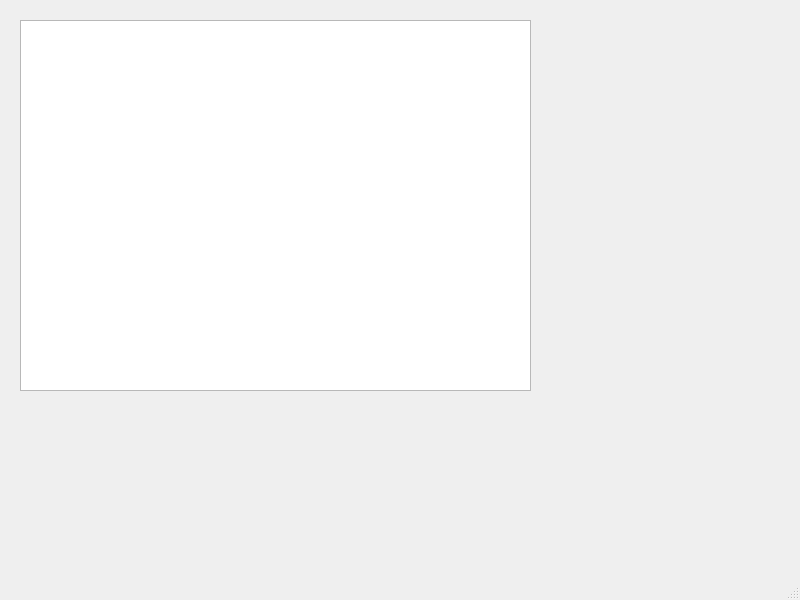
<?xml version="1.0" encoding="UTF-8"?>
<ui version="4.0">
 <class>MainWindow</class>
 <widget class="QMainWindow" name="MainWindow">
  <property name="geometry">
   <rect>
    <x>0</x>
    <y>0</y>
    <width>800</width>
    <height>600</height>
   </rect>
  </property>
  <property name="windowTitle">
   <string>MainWindow</string>
  </property>
  <widget class="QWidget" name="centralwidget">
   <widget class="QGraphicsView" name="visualizador">
    <property name="geometry">
     <rect>
      <x>20</x>
      <y>20</y>
      <width>511</width>
      <height>371</height>
     </rect>
    </property>
   </widget>
  </widget>
  <widget class="QMenuBar" name="menubar">
   <property name="geometry">
    <rect>
     <x>0</x>
     <y>0</y>
     <width>800</width>
     <height>21</height>
    </rect>
   </property>
  </widget>
  <widget class="QStatusBar" name="statusbar"/>
 </widget>
 <resources/>
 <connections/>
</ui>
